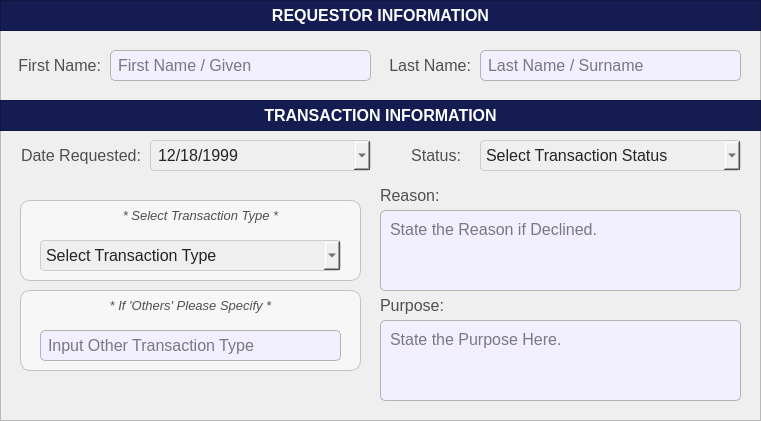
  <widget class="QFrame" name="basePopUpBodyFrame">
   <property name="geometry">
    <rect>
     <x>10</x>
     <y>50</y>
     <width>761</width>
     <height>421</height>
    </rect>
   </property>
   <property name="styleSheet">
    <string notr="true">#basePopUpBodyFrame {
	background-color: rgb(247, 247, 247);
	border: 1px solid rgb(194, 194, 194);
	border-radius: 10px;
}</string>
   </property>
   <property name="frameShape">
    <enum>QFrame::Shape::StyledPanel</enum>
   </property>
   <property name="frameShadow">
    <enum>QFrame::Shadow::Raised</enum>
   </property>
   <widget class="QFrame" name="basePopUpTitleFrame_3">
    <property name="geometry">
     <rect>
      <x>0</x>
      <y>100</y>
      <width>761</width>
      <height>31</height>
     </rect>
    </property>
    <property name="styleSheet">
     <string notr="true">#basePopUpTitleFrame_3 {
	background-color: #141c52;
}</string>
    </property>
    <property name="frameShape">
     <enum>QFrame::Shape::StyledPanel</enum>
    </property>
    <property name="frameShadow">
     <enum>QFrame::Shadow::Raised</enum>
    </property>
    <widget class="QLabel" name="label_title_3">
     <property name="geometry">
      <rect>
       <x>0</x>
       <y>0</y>
       <width>761</width>
       <height>31</height>
      </rect>
     </property>
     <property name="font">
      <font>
       <family>Arial</family>
       <pointsize>12</pointsize>
       <bold>true</bold>
      </font>
     </property>
     <property name="styleSheet">
      <string notr="true">#label_title_3{
	background-color:transparent;
	color: rgb(255, 255, 255);
}</string>
     </property>
     <property name="text">
      <string>TRANSACTION INFORMATION</string>
     </property>
     <property name="alignment">
      <set>Qt::AlignmentFlag::AlignCenter</set>
     </property>
    </widget>
   </widget>
   <widget class="QLineEdit" name="register_BusinessOwnerFirstName">
    <property name="geometry">
     <rect>
      <x>110</x>
      <y>50</y>
      <width>261</width>
      <height>31</height>
     </rect>
    </property>
    <property name="font">
     <font>
      <family>Arial</family>
      <pointsize>12</pointsize>
     </font>
    </property>
    <property name="styleSheet">
     <string notr="true">#register_BusinessOwnerFirstName{
	border: 1px solid #b3b3b3;  /* Black border */
    border-radius: 5px;        /* Rounded corners */
    padding: 5px;               /* Inner spacing */
    background-color: #f2efff;  /* Gray background */
    color: #000000; 
}

</string>
    </property>
    <property name="text">
     <string/>
    </property>
    <property name="maxLength">
     <number>50</number>
    </property>
    <property name="placeholderText">
     <string>First Name / Given</string>
    </property>
   </widget>
   <widget class="QLabel" name="register_labelBusinessStatus">
    <property name="geometry">
     <rect>
      <x>390</x>
      <y>140</y>
      <width>71</width>
      <height>31</height>
     </rect>
    </property>
    <property name="font">
     <font>
      <family>Arial</family>
      <pointsize>12</pointsize>
     </font>
    </property>
    <property name="styleSheet">
     <string notr="true">#register_labelBusinessStatus{
	background-color:transparent;
	color:#4f4f4f;
}</string>
    </property>
    <property name="text">
     <string>Status:</string>
    </property>
    <property name="alignment">
     <set>Qt::AlignmentFlag::AlignRight|Qt::AlignmentFlag::AlignTrailing|Qt::AlignmentFlag::AlignVCenter</set>
    </property>
   </widget>
   <widget class="QLabel" name="register_labelPurpose">
    <property name="geometry">
     <rect>
      <x>380</x>
      <y>290</y>
      <width>71</width>
      <height>31</height>
     </rect>
    </property>
    <property name="font">
     <font>
      <family>Arial</family>
      <pointsize>12</pointsize>
     </font>
    </property>
    <property name="styleSheet">
     <string notr="true">#register_labelPurpose{
	background-color:transparent;
	color:#4f4f4f;
}</string>
    </property>
    <property name="text">
     <string>Purpose:</string>
    </property>
    <property name="alignment">
     <set>Qt::AlignmentFlag::AlignLeading|Qt::AlignmentFlag::AlignLeft|Qt::AlignmentFlag::AlignVCenter</set>
    </property>
   </widget>
   <widget class="QComboBox" name="register_comboBox_TransactionStatus">
    <property name="geometry">
     <rect>
      <x>480</x>
      <y>140</y>
      <width>261</width>
      <height>31</height>
     </rect>
    </property>
    <property name="font">
     <font>
      <family>Arial</family>
      <pointsize>12</pointsize>
     </font>
    </property>
    <property name="styleSheet">
     <string notr="true">#register_comboBox_TransactionStatus{
	background-color: rgb(239, 239, 239); /* Correct property name */
    color: #242424; /* Set text color to black for better contrast */
    border: 1px solid #ccc; /* Optional: Add a light border */
    padding: 5px; /* Optional: Add some padding */
    border-radius: 4px; /* Optional: Rounded corners */
}</string>
    </property>
    <property name="placeholderText">
     <string>Select Transaction Status</string>
    </property>
    <property name="duplicatesEnabled">
     <bool>false</bool>
    </property>
    <item>
     <property name="text">
      <string>Pending</string>
     </property>
    </item>
    <item>
     <property name="text">
      <string>Approved</string>
     </property>
    </item>
    <item>
     <property name="text">
      <string>Declined</string>
     </property>
    </item>
   </widget>
   <widget class="QLabel" name="register_labelBusinessOwnerName">
    <property name="geometry">
     <rect>
      <x>10</x>
      <y>50</y>
      <width>91</width>
      <height>31</height>
     </rect>
    </property>
    <property name="font">
     <font>
      <family>Arial</family>
      <pointsize>12</pointsize>
     </font>
    </property>
    <property name="styleSheet">
     <string notr="true">#register_labelBusinessOwnerName{
	background-color:transparent;
	color:#4f4f4f;
}</string>
    </property>
    <property name="text">
     <string>First Name:</string>
    </property>
    <property name="alignment">
     <set>Qt::AlignmentFlag::AlignRight|Qt::AlignmentFlag::AlignTrailing|Qt::AlignmentFlag::AlignVCenter</set>
    </property>
   </widget>
   <widget class="QLineEdit" name="register_BusinessOwnerLastName">
    <property name="geometry">
     <rect>
      <x>480</x>
      <y>50</y>
      <width>261</width>
      <height>31</height>
     </rect>
    </property>
    <property name="font">
     <font>
      <family>Arial</family>
      <pointsize>12</pointsize>
     </font>
    </property>
    <property name="styleSheet">
     <string notr="true">#register_BusinessOwnerLastName{
	border: 1px solid #b3b3b3;  /* Black border */
    border-radius: 5px;        /* Rounded corners */
    padding: 5px;               /* Inner spacing */
    background-color: #f2efff;  /* Gray background */
    color: #000000; 
}

</string>
    </property>
    <property name="text">
     <string/>
    </property>
    <property name="maxLength">
     <number>50</number>
    </property>
    <property name="placeholderText">
     <string>Last Name / Surname</string>
    </property>
   </widget>
   <widget class="QLabel" name="register_labelBusinessOwnerName_2">
    <property name="geometry">
     <rect>
      <x>380</x>
      <y>50</y>
      <width>91</width>
      <height>31</height>
     </rect>
    </property>
    <property name="font">
     <font>
      <family>Arial</family>
      <pointsize>12</pointsize>
     </font>
    </property>
    <property name="styleSheet">
     <string notr="true">#register_labelBusinessOwnerName_2{
	background-color:transparent;
	color:#4f4f4f;
}</string>
    </property>
    <property name="text">
     <string>Last Name:</string>
    </property>
    <property name="alignment">
     <set>Qt::AlignmentFlag::AlignRight|Qt::AlignmentFlag::AlignTrailing|Qt::AlignmentFlag::AlignVCenter</set>
    </property>
   </widget>
   <widget class="QFrame" name="basePopUpTitleFrame_4">
    <property name="geometry">
     <rect>
      <x>0</x>
      <y>0</y>
      <width>761</width>
      <height>31</height>
     </rect>
    </property>
    <property name="styleSheet">
     <string notr="true">#basePopUpTitleFrame_4 {
	background-color: #141c52;
}</string>
    </property>
    <property name="frameShape">
     <enum>QFrame::Shape::StyledPanel</enum>
    </property>
    <property name="frameShadow">
     <enum>QFrame::Shadow::Raised</enum>
    </property>
    <widget class="QLabel" name="label_title_4">
     <property name="geometry">
      <rect>
       <x>0</x>
       <y>0</y>
       <width>761</width>
       <height>31</height>
      </rect>
     </property>
     <property name="font">
      <font>
       <family>Arial</family>
       <pointsize>12</pointsize>
       <bold>true</bold>
      </font>
     </property>
     <property name="styleSheet">
      <string notr="true">#label_title_4{
	background-color:transparent;
	color: rgb(255, 255, 255);
}</string>
     </property>
     <property name="text">
      <string>REQUESTOR INFORMATION</string>
     </property>
     <property name="alignment">
      <set>Qt::AlignmentFlag::AlignCenter</set>
     </property>
    </widget>
   </widget>
   <widget class="QPlainTextEdit" name="register_Purpose">
    <property name="geometry">
     <rect>
      <x>380</x>
      <y>320</y>
      <width>361</width>
      <height>81</height>
     </rect>
    </property>
    <property name="font">
     <font>
      <family>Arial</family>
      <pointsize>12</pointsize>
     </font>
    </property>
    <property name="styleSheet">
     <string notr="true">#register_Purpose{
	border: 1px solid #b3b3b3;  /* Black border */
    border-radius: 5px;        /* Rounded corners */
    padding: 5px;               /* Inner spacing */
    background-color: #f2efff;  /* Gray background */
    color: #000000; 
}

</string>
    </property>
    <property name="placeholderText">
     <string>State the Purpose Here.</string>
    </property>
   </widget>
   <widget class="QDateEdit" name="register_transaction_date_daterequested">
    <property name="geometry">
     <rect>
      <x>150</x>
      <y>140</y>
      <width>221</width>
      <height>31</height>
     </rect>
    </property>
    <property name="font">
     <font>
      <family>Arial</family>
      <pointsize>12</pointsize>
     </font>
    </property>
    <property name="styleSheet">
     <string notr="true">#register_transaction_date_daterequested{
	background-color: rgb(239, 239, 239); /* Correct property name */
    color: #242424; /* Set text color to black for better contrast */
    border: 1px solid #ccc; /* Optional: Add a light border */
    padding: 5px; /* Optional: Add some padding */
    border-radius: 4px; /* Optional: Rounded corners */
}</string>
    </property>
    <property name="dateTime">
     <datetime>
      <hour>0</hour>
      <minute>0</minute>
      <second>0</second>
      <year>1999</year>
      <month>12</month>
      <day>18</day>
     </datetime>
    </property>
    <property name="displayFormat">
     <string>MM/dd/yyyy</string>
    </property>
    <property name="calendarPopup">
     <bool>true</bool>
    </property>
    <property name="currentSectionIndex">
     <number>0</number>
    </property>
    <property name="timeSpec">
     <enum>Qt::TimeSpec::UTC</enum>
    </property>
   </widget>
   <widget class="QLabel" name="register_labelDateRequested">
    <property name="geometry">
     <rect>
      <x>10</x>
      <y>140</y>
      <width>131</width>
      <height>31</height>
     </rect>
    </property>
    <property name="font">
     <font>
      <family>Arial</family>
      <pointsize>12</pointsize>
     </font>
    </property>
    <property name="styleSheet">
     <string notr="true">#register_labelDateRequested{
	background-color:transparent;
	color:#4f4f4f;
}</string>
    </property>
    <property name="text">
     <string>Date Requested:</string>
    </property>
    <property name="alignment">
     <set>Qt::AlignmentFlag::AlignRight|Qt::AlignmentFlag::AlignTrailing|Qt::AlignmentFlag::AlignVCenter</set>
    </property>
   </widget>
   <widget class="QFrame" name="basePopUpBodyFrame_5">
    <property name="geometry">
     <rect>
      <x>20</x>
      <y>290</y>
      <width>341</width>
      <height>81</height>
     </rect>
    </property>
    <property name="styleSheet">
     <string notr="true">#basePopUpBodyFrame_5 {
	background-color: rgb(247, 247, 247);
	border: 1px solid rgb(194, 194, 194);
	border-radius: 10px;
}</string>
    </property>
    <property name="frameShape">
     <enum>QFrame::Shape::StyledPanel</enum>
    </property>
    <property name="frameShadow">
     <enum>QFrame::Shadow::Raised</enum>
    </property>
    <widget class="QLabel" name="labelNote_4">
     <property name="geometry">
      <rect>
       <x>0</x>
       <y>0</y>
       <width>341</width>
       <height>31</height>
      </rect>
     </property>
     <property name="font">
      <font>
       <family>Arial</family>
       <pointsize>10</pointsize>
       <italic>true</italic>
       <bold>false</bold>
      </font>
     </property>
     <property name="styleSheet">
      <string notr="true">#labelNote_4 {
	background-color: transparent;
	color: #4f4f4f;
}
</string>
     </property>
     <property name="text">
      <string>* If 'Others' Please Specify *</string>
     </property>
     <property name="alignment">
      <set>Qt::AlignmentFlag::AlignCenter</set>
     </property>
    </widget>
    <widget class="QLineEdit" name="register_citizen_HouseholdRelationshipOther">
     <property name="geometry">
      <rect>
       <x>20</x>
       <y>40</y>
       <width>301</width>
       <height>31</height>
      </rect>
     </property>
     <property name="font">
      <font>
       <family>Arial</family>
       <pointsize>12</pointsize>
      </font>
     </property>
     <property name="styleSheet">
      <string notr="true">#register_citizen_HouseholdRelationshipOther{
	border: 1px solid #b3b3b3;  /* Black border */
    border-radius: 5px;        /* Rounded corners */
    padding: 5px;               /* Inner spacing */
    background-color: #f2efff;  /* Gray background */
    color: #000000; 
}

</string>
     </property>
     <property name="text">
      <string/>
     </property>
     <property name="maxLength">
      <number>30</number>
     </property>
     <property name="placeholderText">
      <string>Input Other Transaction Type</string>
     </property>
    </widget>
   </widget>
   <widget class="QFrame" name="basePopUpBodyFrame_6">
    <property name="geometry">
     <rect>
      <x>20</x>
      <y>200</y>
      <width>341</width>
      <height>81</height>
     </rect>
    </property>
    <property name="styleSheet">
     <string notr="true">#basePopUpBodyFrame_6 {
	background-color: rgb(247, 247, 247);
	border: 1px solid rgb(194, 194, 194);
	border-radius: 10px;
}</string>
    </property>
    <property name="frameShape">
     <enum>QFrame::Shape::StyledPanel</enum>
    </property>
    <property name="frameShadow">
     <enum>QFrame::Shadow::Raised</enum>
    </property>
    <widget class="QLabel" name="labelNote_5">
     <property name="geometry">
      <rect>
       <x>0</x>
       <y>0</y>
       <width>361</width>
       <height>31</height>
      </rect>
     </property>
     <property name="font">
      <font>
       <family>Arial</family>
       <pointsize>10</pointsize>
       <italic>true</italic>
       <bold>false</bold>
      </font>
     </property>
     <property name="styleSheet">
      <string notr="true">#labelNote_5 {
	background-color: transparent;
	color: #4f4f4f;
}
</string>
     </property>
     <property name="text">
      <string>* Select Transaction Type *</string>
     </property>
     <property name="alignment">
      <set>Qt::AlignmentFlag::AlignCenter</set>
     </property>
    </widget>
    <widget class="QComboBox" name="register_comboBox_TransactionType">
     <property name="geometry">
      <rect>
       <x>20</x>
       <y>40</y>
       <width>301</width>
       <height>31</height>
      </rect>
     </property>
     <property name="font">
      <font>
       <family>Arial</family>
       <pointsize>12</pointsize>
      </font>
     </property>
     <property name="styleSheet">
      <string notr="true">#register_comboBox_TransactionType{
	background-color: rgb(239, 239, 239); /* Correct property name */
    color: #242424; /* Set text color to black for better contrast */
    border: 1px solid #ccc; /* Optional: Add a light border */
    padding: 5px; /* Optional: Add some padding */
    border-radius: 4px; /* Optional: Rounded corners */
}</string>
     </property>
     <property name="placeholderText">
      <string>Select Transaction Type</string>
     </property>
     <property name="duplicatesEnabled">
      <bool>false</bool>
     </property>
     <item>
      <property name="text">
       <string>Assistance for Government Programs</string>
      </property>
     </item>
     <item>
      <property name="text">
       <string>Barangay ID</string>
      </property>
     </item>
     <item>
      <property name="text">
       <string>Barangay Business Clearance</string>
      </property>
     </item>
     <item>
      <property name="text">
       <string>Barangay Clearance</string>
      </property>
     </item>
     <item>
      <property name="text">
       <string>Barangay Permit for Events</string>
      </property>
     </item>
     <item>
      <property name="text">
       <string>Barangay Protection Order (BPO)</string>
      </property>
     </item>
     <item>
      <property name="text">
       <string>Certificate of Death Notification</string>
      </property>
     </item>
     <item>
      <property name="text">
       <string>Certificate of Indigency</string>
      </property>
     </item>
     <item>
      <property name="text">
       <string>Certificate for Marriage Requirements</string>
      </property>
     </item>
     <item>
      <property name="text">
       <string>Certificate of Residency</string>
      </property>
     </item>
     <item>
      <property name="text">
       <string>Certificate of Transfer</string>
      </property>
     </item>
     <item>
      <property name="text">
       <string>Community Tax Certificate (Cedula)</string>
      </property>
     </item>
     <item>
      <property name="text">
       <string>Endorsement Letter / Refferal Letter</string>
      </property>
     </item>
     <item>
      <property name="text">
       <string>Health Certificate</string>
      </property>
     </item>
     <item>
      <property name="text">
       <string>Others</string>
      </property>
     </item>
    </widget>
   </widget>
   <widget class="QLabel" name="register_labelReason">
    <property name="geometry">
     <rect>
      <x>380</x>
      <y>180</y>
      <width>71</width>
      <height>31</height>
     </rect>
    </property>
    <property name="font">
     <font>
      <family>Arial</family>
      <pointsize>12</pointsize>
     </font>
    </property>
    <property name="styleSheet">
     <string notr="true">#register_labelReason{
	background-color:transparent;
	color:#4f4f4f;
}</string>
    </property>
    <property name="text">
     <string>Reason:</string>
    </property>
    <property name="alignment">
     <set>Qt::AlignmentFlag::AlignLeading|Qt::AlignmentFlag::AlignLeft|Qt::AlignmentFlag::AlignVCenter</set>
    </property>
   </widget>
   <widget class="QPlainTextEdit" name="register_Reason">
    <property name="geometry">
     <rect>
      <x>380</x>
      <y>210</y>
      <width>361</width>
      <height>81</height>
     </rect>
    </property>
    <property name="font">
     <font>
      <family>Arial</family>
      <pointsize>12</pointsize>
     </font>
    </property>
    <property name="styleSheet">
     <string notr="true">#register_Reason{
	border: 1px solid #b3b3b3;  /* Black border */
    border-radius: 5px;        /* Rounded corners */
    padding: 5px;               /* Inner spacing */
    background-color: #f2efff;  /* Gray background */
    color: #000000; 
}

</string>
    </property>
    <property name="placeholderText">
     <string>State the Reason if Declined.</string>
    </property>
   </widget>
  </widget>
